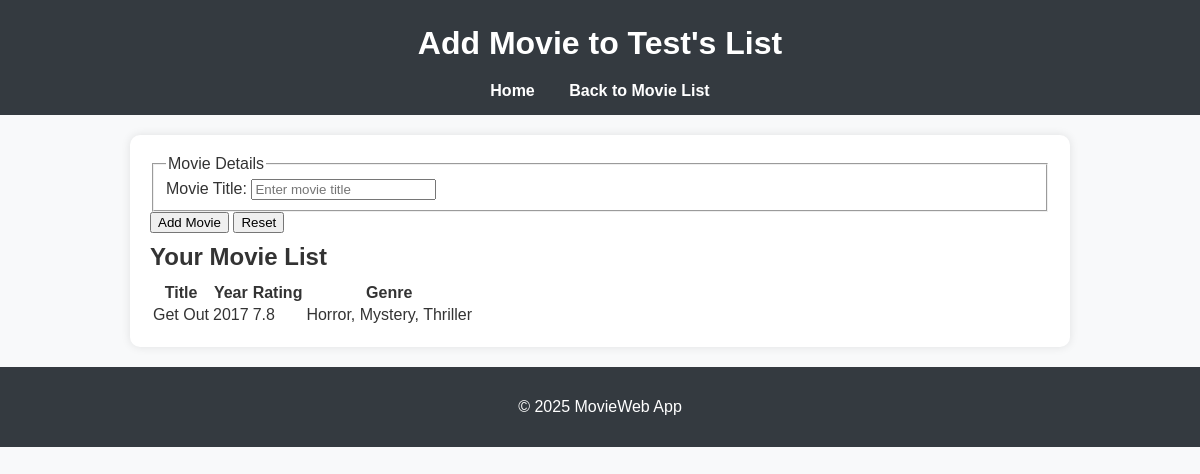
/users/4/add_movie, run on the app's committed database.
### datamanager/models.py (models this page shows, shortened)
class User(db.Model):
    __tablename__ = 'users'
    id = Column(Integer, primary_key=True, autoincrement=True)
    name = Column(String(80), unique=True, nullable=False)
    pin = Column(Integer, nullable=False)
    email = Column(String(120), unique=True, nullable=False)
    movies = relationship('Movie', backref='user', lazy=True)

class Movie(db.Model):
    __tablename__ = 'movies'
    id = Column(Integer, primary_key=True, autoincrement=True, nullable=False)
    title = Column(String(200), nullable=False)
    year = Column(Integer, nullable=False)
    rating = Column(Float)
    summary = Column(String(5000))
    genre = Column(String(200))
    poster = Column(String(255))
    user_id = Column(Integer, ForeignKey('users.id'), nullable=False)

### app.py (the view, shortened to what this page needs)
@app.route('/users/<user_id>/add_movie', methods=['GET', 'POST'])
def add_movie(user_id):
    movies = data_manager.get_user_movies(user_id)
    users = data_manager.get_all_users()
    user = next((user for user in users if int(user_id) == user.id), None)
    message = request.args.get('message')
    if request.method == 'GET':
        return render_template('add_movie.html', movies=movies, user_id=user_id, user=user, message=message)

### datamanager/sqlite_data_manager.py (called while the page is built)
    def get_all_users(self):
        try:
            with self.app.app_context():
                return db.session.query(User).all()
        except SQLAlchemyError as e:
            return f"Error retrieving users: {e}"

    def get_user_movies(self, user_id):
        try:
            with self.app.app_context():
                return db.session.query(Movie).filter(Movie.user_id == user_id).all()
        except SQLAlchemyError as e:
            return f"Error retrieving movies for user {user_id}: {e}"

### templates/add_movie.html (shortened to what this page needs)
<!DOCTYPE html>
<html lang="en">
<head>
    <link rel="stylesheet" href="{{ url_for('static', filename='styles.css') }}">
</head>
<body>
    <header>
        <h1>Add Movie to {{ user.name }}'s List</h1>
        <nav>
            <a href="{{ url_for('home') }}">Home</a>
            <a href="{{ url_for('list_user_movies', user_id=user_id) }}">Back to Movie List</a>
        </nav>
    </header>
    <main>
        <form action="{{ url_for('add_movie', user_id=user_id) }}" method="post">
            <fieldset>
                <legend>Movie Details</legend>
                <label for="title">Movie Title:</label>
                <input type="text" id="title" name="title" placeholder="Enter movie title" required autofocus>
            </fieldset>
            <button type="submit">Add Movie</button>
            <button type="reset">Reset</button>
        </form>
        <section>
            <h2>Your Movie List</h2>
            {% if movies %}
                <table>
                    <thead>
                        <tr>
                            <th>Title</th>
                            <th>Year</th>
                            <th>Rating</th>
                            <th>Genre</th>
                        </tr>
                    </thead>
                    <tbody>
                        {% for movie in movies %}
                            <tr>
                                <td>{{ movie.title }}</td>
                                <td>{{ movie.year or 'N/A' }}</td>
                                <td>{{ movie.rating or 'N/A' }}</td>
                                <td>{{ movie.genre or 'N/A' }}</td>
                            </tr>
                        {% endfor %}
                    </tbody>
                </table>
            {% else %}
                <p>No movies found for this user.</p>
            {% endif %}
        </section>
    </main>
    <footer>
        <p>&copy; 2025 MovieWeb App</p>
    </footer>
</body>
</html>

### static/styles.css (style rules this page uses)
body { font-family: Arial, sans-serif; margin: 0; padding: 0; background-color: #f8f9fa; color: #333; }
h1, h2, h3 { margin: 0; padding: 10px 0; }
header { background-color: #343a40; color: white; padding: 15px 20px; text-align: center; }
nav { margin-top: 10px; }
nav a { color: white; text-decoration: none; margin: 0 15px; font-weight: bold; }
main { max-width: 900px; margin: 20px auto; padding: 20px; background: white; border-radius: 10px; box-shadow: 0 0 10px rgba(0, 0, 0, 0.1); }
footer { text-align: center; padding: 15px; background: #343a40; color: white; margin-top: 20px; }

### data on the page
User: name "Test"
Movie: title "Get Out", year "2017", rating "7.8", genre "Horror, Mystery, Thriller"
